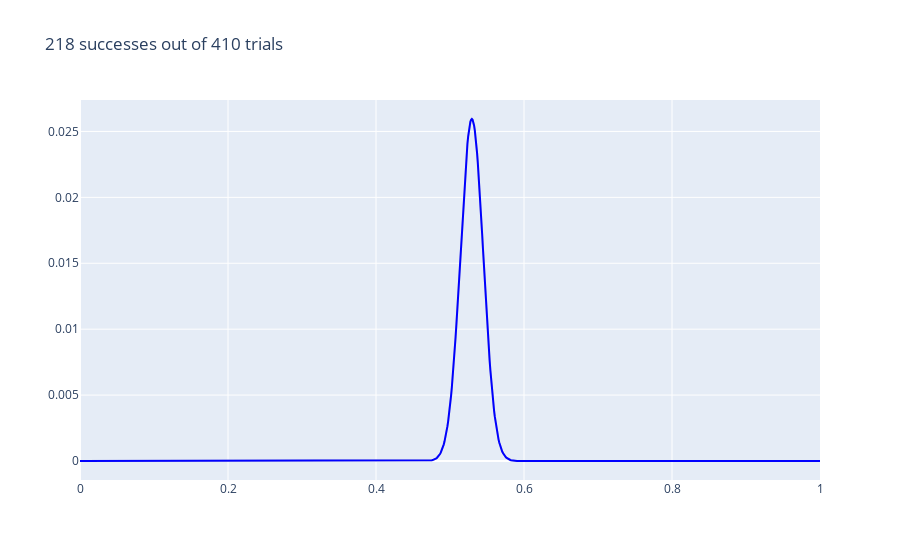

Notebook code cell kept with this figure:
### Markdown cell above
Reference: [Statistical Rethinking Slides, Winter 2019](https://speakerdeck.com/rmcelreath/l02-statistical-rethinking-winter-2019?slide=22)

### Code cell
g.make_bet(selected_arm, n=100)

# n = g.rounds[selected_arm]
# k = g.points[selected_arm]

# prob_p = posterior

# prob_data = binom.pmf(k=k, n=n, p=p_grid) # Likelihood 
# # The binom.pmf function returns the probability of k successes over n trials when the probability of success is p
# # We want to plot the likelihood of each of these models across all values of p from 0 to 1
# posterior = prob_data * prob_p
# posterior = posterior/sum(posterior)

# fig.update_traces(overwrite=True, marker_color="LightGrey", marker_opacity=0.2)
# fig.add_scatter(x=p_grid, y=posterior, mode='lines', marker_color='Blue')
# fig.update_layout(title=f"{k} successes out of {n} trials")
# fig.show()

fig = g.pull_arm(selected_arm)
fig.show()

### Figure 1 — Plotly figure (JSON) as saved in the notebook; plotly's stock layout.template omitted (floating-point values rounded to 4 significant figures; data arrays with more than 128 entries replaced by an {"elided": "..."} marker saying what was removed)
{"data": [{"marker": {"color": "LightGrey", "opacity": 0.2}, "type": "scatter", "x": {"elided": "1000 float values"}, "y": {"elided": "1000 float values"}}, {"marker": {"color": "Blue"}, "mode": "lines", "type": "scatter", "x": {"elided": "1000 float values"}, "y": {"elided": "1000 float values"}}], "layout": {"showlegend": false, "title": {"text": "218 successes out of 410 trials"}}}
